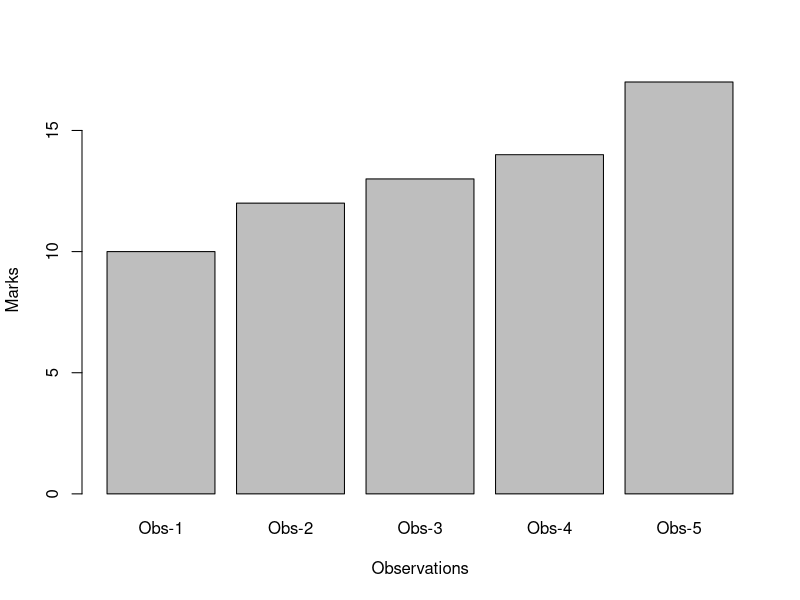
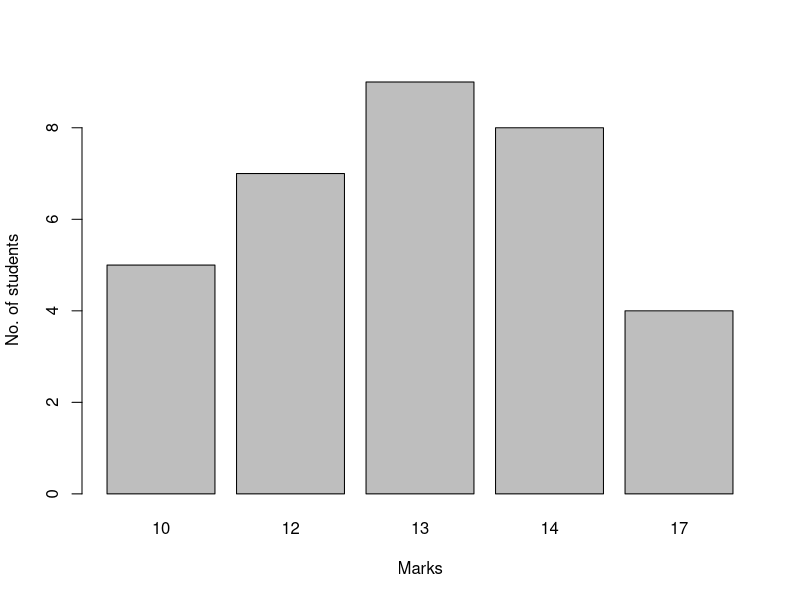
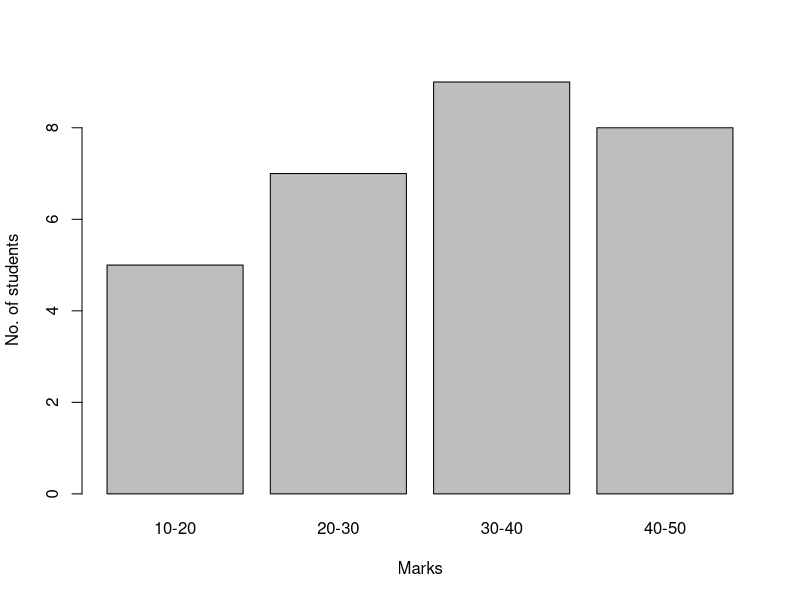

These figures' R source, in order:
#Q1
marks_Q1 <- rep(c(10,20,30,10,40,50),c(3,5,2,2,4,4))
marks_Q1
table(marks_Q1)
cbind(table(marks_Q1))
mean(marks_Q1)

#Q2_part1
marks_Q2 <- c(10,12,13,14,17)
marks_Q2
mean_Q2_1 <- mean(marks_Q2)
mean_Q2_1
obs=paste("Obs",1:5,sep='-')
obs
barplot(marks_Q2,xlab='Observations', ylab='Marks',names.arg = obs)

#Q2_part2
no_of_students <- c(5,7,9,8,4)
no_of_students
freq_obs_Q2 <- marks_Q2*no_of_students
freq_obs_Q2
sum(freq_obs_Q2)
sum(no_of_students)
mean_Q2_2 <- sum(freq_obs_Q2)/sum(no_of_students)
mean_Q2_2
barplot(no_of_students,names.arg = marks_Q2,xlab='Marks',ylab='No. of students')
#text = (x=bb,y = students....., )

#Q2_part3
marks_lowerlimit <- c(10,20,30,40)
marks_lowerlimit
marks_upperlimit <- c(20,30,40,50)
marks_upperlimit
marks_midpoint <- (marks_upperlimit+marks_lowerlimit)/2
marks_midpoint
no_of_students_Q2_3 <- c(5,7,9,8)
no_of_students_Q2_3
freq_obs_Q2_3 <- marks_midpoint*no_of_students_Q2_3
freq_obs_Q2_3
mean_Q2_3 <- sum(freq_obs_Q2_3)/sum(no_of_students_Q2_3)
mean_Q2_3
x_lab <- paste(marks_lowerlimit,marks_upperlimit,sep='-')
x_lab
barplot(no_of_students_Q2_3,names.arg = x_lab,xlab='Marks',ylab='No. of students')


#Q3

marks_Q3 <- c(12,63,61,63,87,65,1,24,67,52,70,55,29,93,30,84,29,27,19,
           24,32,31,16,4,22,82,53,92,84,5,46,27,31,51,19,76,21,26,
           100,81,56,65,32,63,33,51,68,49,25,77)
marks_Q3
range(marks_Q3)
breaks <- seq(0,100,by=10)
breaks
marks_Q3.cut <- cut(marks_Q3,breaks,include.lowest = FALSE, right=TRUE)
marks_Q3.cut
marks_Q3.table <- table(marks_Q3.cut)
marks_Q3.table
cbind(marks_Q3.table)
